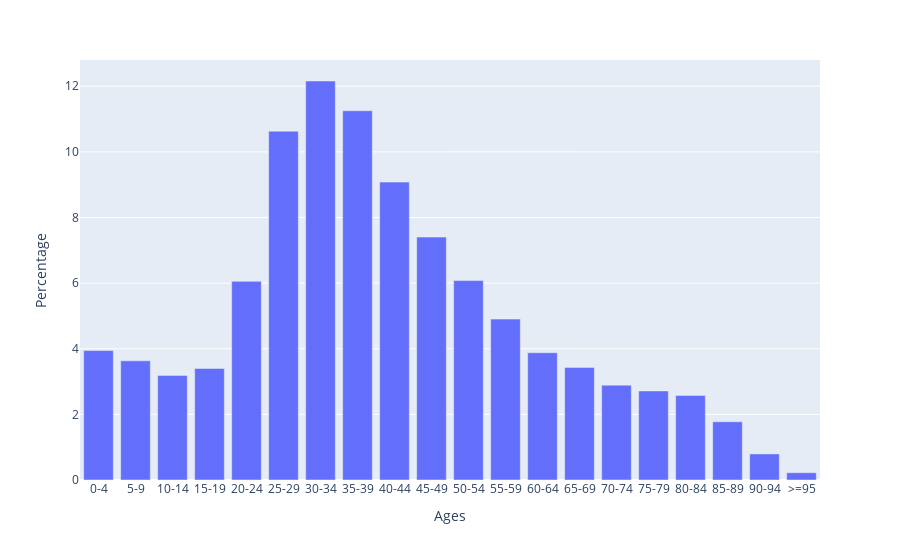

Source (notebook cell):
### Code cell
DistrictName = 'Ciutat Vella'
px.bar(ageDistribution_df[DistrictName], x=ageDistribution_df.axes[0], y=(ageDistribution_df[DistrictName]/ageDistribution_df[DistrictName].sum())*100, labels={'index': 'Ages', 'y': 'Percentage'})

### Figure 1 — Plotly figure (JSON) as saved in the notebook; plotly's stock layout.template omitted (floating-point values rounded to 4 significant figures)
{"data": [{"alignmentgroup": "True", "hovertemplate": "Ages=%{x}<br>Percentage=%{y}<extra></extra>", "legendgroup": "", "marker": {"color": "#636efa", "pattern": {"shape": ""}}, "name": "", "offsetgroup": "", "orientation": "v", "showlegend": false, "textposition": "auto", "x": ["0-4", "5-9", "10-14", "15-19", "20-24", "25-29", "30-34", "35-39", "40-44", "45-49", "50-54", "55-59", "60-64", "65-69", "70-74", "75-79", "80-84", "85-89", "90-94", ">=95"], "xaxis": "x", "y": [3.944, 3.632, 3.187, 3.399, 6.053, 10.63, 12.16, 11.25, 9.078, 7.402, 6.078, 4.903, 3.879, 3.432, 2.89, 2.714, 2.577, 1.775, 0.7943, 0.2215], "yaxis": "y", "type": "bar"}], "layout": {"xaxis": {"anchor": "y", "domain": [0.0, 1.0], "title": {"text": "Ages"}}, "yaxis": {"anchor": "x", "domain": [0.0, 1.0], "title": {"text": "Percentage"}}, "legend": {"tracegroupgap": 0}, "margin": {"t": 60}, "barmode": "relative"}}
